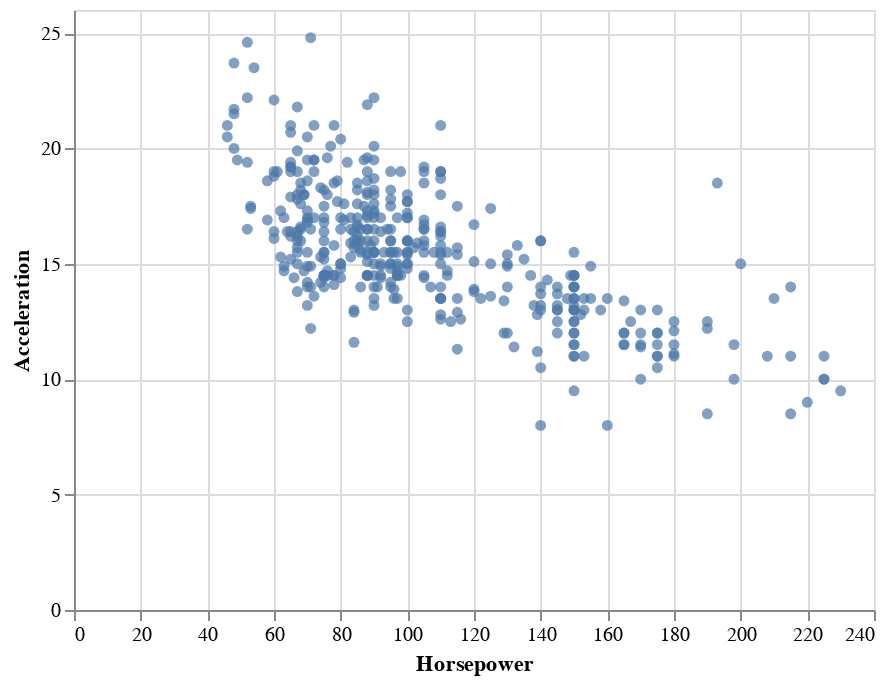

The notebook cell saved with this chart:
### Markdown cell above
## 1. Marks
The mark property lets you specify how the data needs to be represented on the plot. Following are the common mark properties provided by Altair:

(For detailed marks, visit https://altair-viz.github.io/user_guide/marks.html)

| Mark Type | Command | Description |
| :-: | :-: | :-: |
| **area** | `mark_area()` | A filled area |
| **line** | `mark_line()` | A line plot |
| **bar** | `mark_bar()` | A bar plot |
| **point** | `mark_point()` | A scatter plot with hollow point |
| **circle** | `mark_circle()` | A scatter plot with solid point |
| **text** | `mark_line()` | A scatter plot with point as text |
| **square** | `mark_square()` | A scatter plot with square point |
| **rect** | `mark_rect()` | A heatmap |
| **box plot** | `mark_boxplot()` | A box plot |

#### Example 1. Scatter Plot of Acceleration vs. Horsepower in Cars Dataset

### Code cell
from vega_datasets import data
cars = data.cars()
alt.Chart(cars).mark_circle().encode(
    x='Horsepower:Q',
    y='Acceleration:Q'
)

### Figure 1 — Vega-Lite specification as saved in the notebook (floating-point values rounded to 4 significant figures; data arrays with more than 128 entries replaced by an {"elided": "..."} marker saying what was removed)
{"config": {"view": {"continuousWidth": 400, "continuousHeight": 300}}, "data": {"name": "data-f02450ab61490a1363517a0190416235"}, "mark": "circle", "encoding": {"x": {"type": "quantitative", "field": "Horsepower"}, "y": {"type": "quantitative", "field": "Acceleration"}}, "$schema": "https://vega.github.io/schema/vega-lite/v4.8.1.json", "datasets": {"data-f02450ab61490a1363517a0190416235": {"elided": "406 records"}}}
